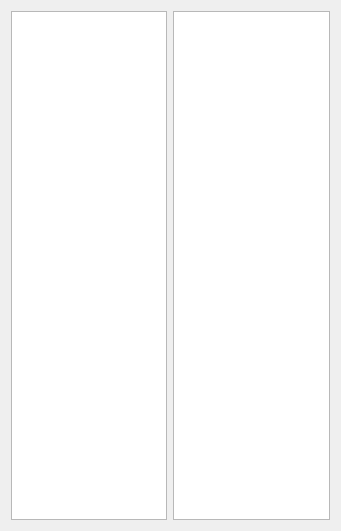
<?xml version="1.0" encoding="UTF-8"?>
<ui version="4.0">
 <class>Widget</class>
 <widget class="QWidget" name="Widget">
  <property name="geometry">
   <rect>
    <x>0</x>
    <y>0</y>
    <width>341</width>
    <height>531</height>
   </rect>
  </property>
  <property name="windowTitle">
   <string>Widget</string>
  </property>
  <layout class="QHBoxLayout" name="horizontalLayout">
   <item>
    <widget class="QTreeView" name="treeView"/>
   </item>
   <item>
    <widget class="QTableView" name="tableView"/>
   </item>
  </layout>
 </widget>
 <resources/>
 <connections/>
</ui>
